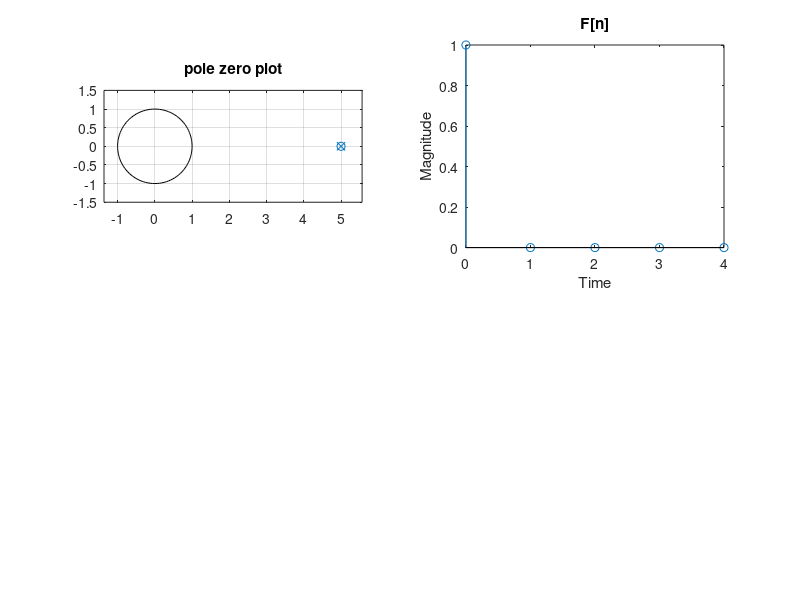

MATLAB code to generate this figure:
%matlab program to find impulse response of transfer function

clc;
clear;
close all;
n=input('enter the numerator:');
d=input('enter the denomerator:');
N=input('input the sampple: ');
subplot(221)
zplane(n,d);
title('pole zero plot');
[m,t]=impz(n,d,N);
subplot(222);
stem(t,m);
xlabel('Time');
ylabel('Magnitude')
title('F[n]');
disp(m);
